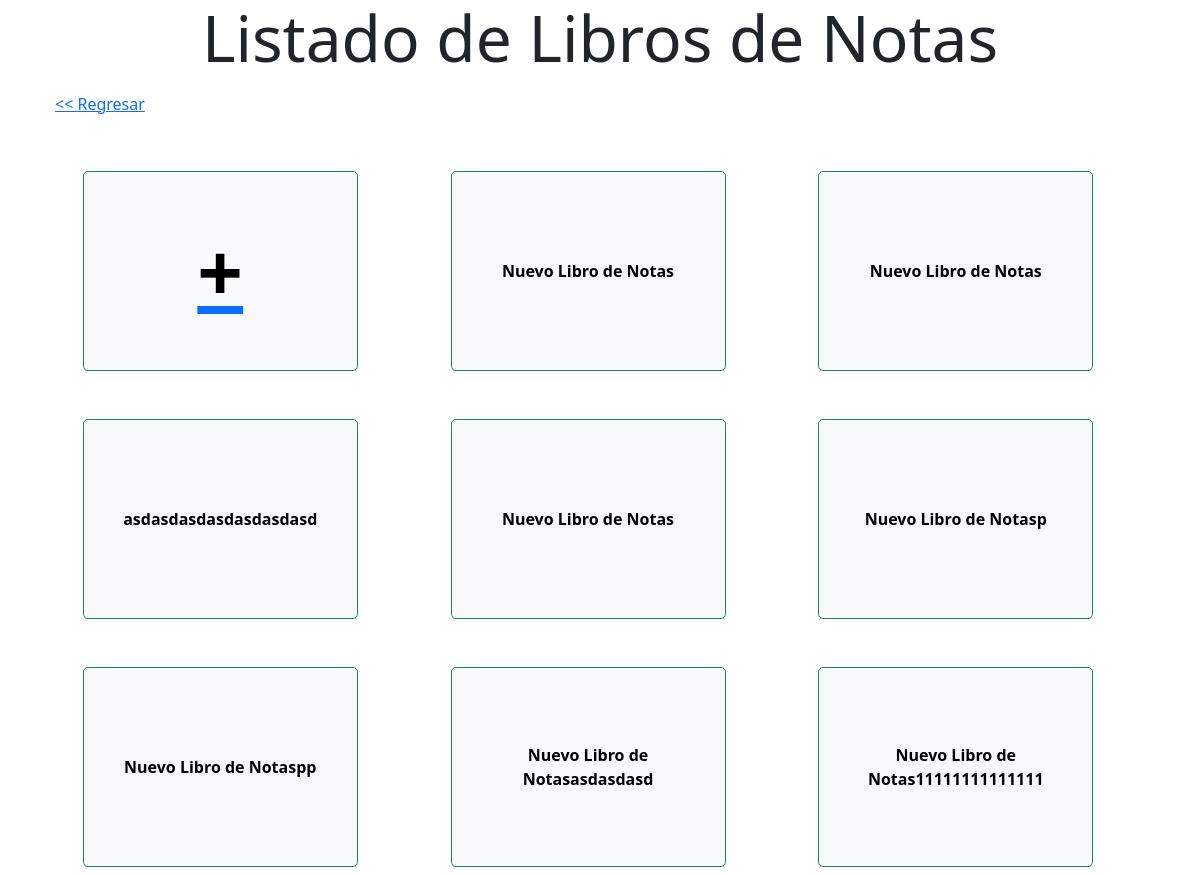
Screenshot of /notebooks with the database file from the repository.
### core/notebook/models.py (models this page shows, shortened)
class HasTimeStamp(models.Model):
    created_at = models.DateTimeField(auto_now_add=True)
    updated_at = models.DateTimeField(auto_now=True)
    class Meta:
        abstract = True #Para heredar de la clase de forma abstracta
        ordering = ['updated_at']

class NoteBook(HasTimeStamp):
    titulo = models.CharField(max_length=250,default='Nuevo Libro de Notas',unique=True)

### core/notebook/views.py (the view)
# urls.py: path('notebooks',NoteBooksListView.as_view(),name='notebook_list'),
class NoteBooksListView(ListView):
    model = NoteBook
    template_name = 'pages/notebooks_list.html'
    def get_context_data(self,**kwargs):
        context = super().get_context_data(**kwargs)
        context['title'] = 'Listado de Libros de Notas'
        context['titleHead'] = 'Listado de Libros de Notas'
        context['notebooks'] = context['object_list']
        return context

### core/notebook/templates/pages/notebooks_list.html
{% extends 'layout.html' %}
{% block container %}
    <a href="{% url 'home' %}" class="btn btn-link float-start mb-5"><< Regresar</a>
    <div class="mt-auto p-2">
    {% include 'components/container_notebooks_grid.html' %}
    </div>
{% endblock %}

### core/notebook/templates/components/container_notebooks_grid.html
<div class="row gap-md-5 gap-0 w-100 justify-content-evenly">
    <div class="create-new-notebook col-md-3 col-5  card bg-light rounded-3 border-1 border-success d-flex justify-content-center align-content-center" style="height: 200px">
        <a href="{% url 'notebook_create' %}"><div class="display-1 text-black text-center fw-bolder">+</div></a>
    </div>
    {% if notebooks %}
        {% for notebook in notebooks %}
            <div class="edit-notebook col-md-3 col-5  card bg-light rounded-3 border-1 border-success d-flex justify-content-center align-content-center" style="height: 200px">
                <div class="text-black text-center d-flex flex-column g-2 h-100 justify-content-center">
                    <div class="fw-bold">{{ notebook.titulo }}</div>
                </div>
            </div>
        {% endfor %}
    {% endif %}
</div>

### core/notebook/static/css/custom.css (style rules this page uses)
.create-new-note, .edit-note, .create-new-notebook, .edit-notebook { cursor: pointer; }

### rows the page displays
NoteBook: titulo "Nuevo Libro de Notas"
NoteBook: titulo "Nuevo Libro de Notas"
NoteBook: titulo "asdasdasdasdasdasdasd"
NoteBook: titulo "Nuevo Libro de Notas"
NoteBook: titulo "Nuevo Libro de Notasp"
NoteBook: titulo "Nuevo Libro de Notaspp"
NoteBook: titulo "Nuevo Libro de Notasasdasdasd"
NoteBook: titulo "Nuevo Libro de Notas11111111111111"
